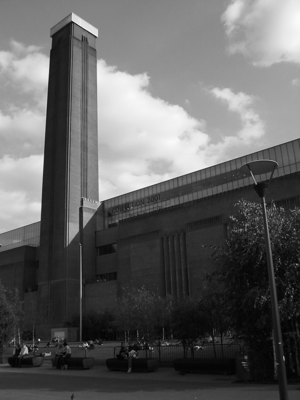
%> input picture uebung01/London.png, 300 x 400 px
$ octave GradientCanny.m   (GNU Octave 9; MATLAB toolbox functions it lacks are replaced by stand-ins)
%> lines starting %> are read from the running program, lines starting %| are printed output that depends on the picture; in (x1, y1, x2, y2) boxes, pixels count from 0 and x2, y2 are one past the last pixel; in counts of white or black regions, pixels touching at a corner belong together; the program's own positions count from 1
clear all;  close all;  clc;

%read image
Image = imread('../uebung01/London.png');
%> Image is the input picture: size 400x300 uint8; min 0, max 252, mean 97.2
%transform to double to once and for all
Image = double(Image);
%> Image: size 400x300 double

%plot the image
figure(1);
subplot(1,3,1);
imshow(uint8(Image));
title('Original');

%choose the filters
Sobel = 1;
if Sobel == 1
    DX = fspecial('sobel')';
    DY = fspecial('sobel');
else
    DX = fspecial('prewitt')';
    DY = fspecial('prewitt');
end

%apply the DX and DY filter
ImageDx = imfilter(Image, DX);
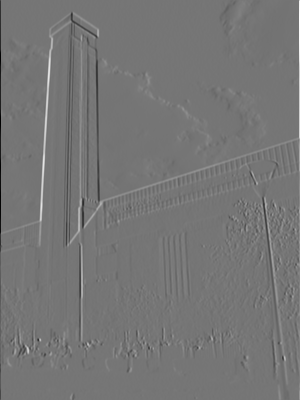
%> ImageDx: size 400x300 double; min -866, max 1007, mean 0.4; drawn with min black and max white
ImageDy = imfilter(Image, DY);
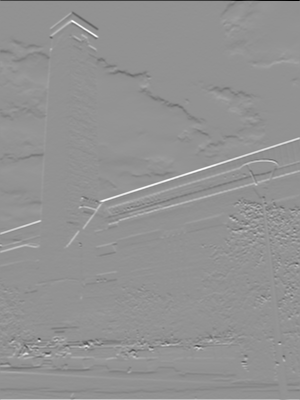
%> ImageDy: size 400x300 double; min -931, max 688, mean 0.7; drawn with min black and max white

%calculate the norm of the derviative
ImageDr = sqrt(ImageDx.*ImageDx+ImageDy.*ImageDy);
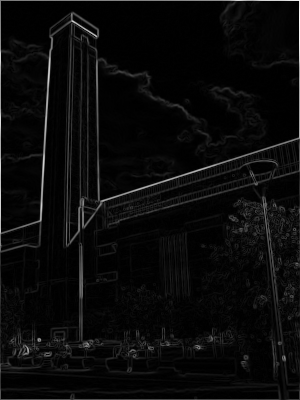
%> ImageDr: size 400x300 double; min 0, max 1007, mean 42.2; drawn with min black and max white
%plot it
subplot(1,3,2);
imshow(ImageDr, []);
title('dI/dr');

Threshold = 40;
%apply a certain threshold
EdgeImage = (ImageDr > Threshold);
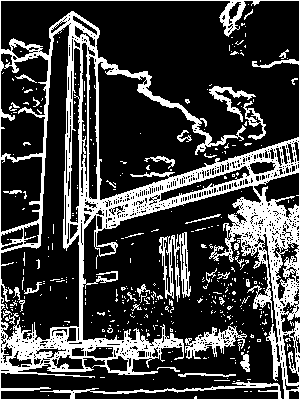
%> EdgeImage: size 400x300 logical; 24.9% white; 387 white regions (353 under 20 px), largest, box (x1, y1, x2, y2) and area: (0, 0, 300, 400) 24585, (159, 232, 191, 302) 950, (185, 326, 247, 359) 775
%plot it
subplot(1,3,3);
imshow(EdgeImage, []);
Title = sprintf('Edge Image using Threshold: %d', Threshold);
title(char(Title));

%upper and lower threshold for edge detection (relative to max gradient
%value)
Threshold = [0.0 0.15];
%width of Gaussian
Sigma = 0.1;
%apply a canny filter
EdgeCanny = edge(Image,'canny',Threshold,Sigma);%??????
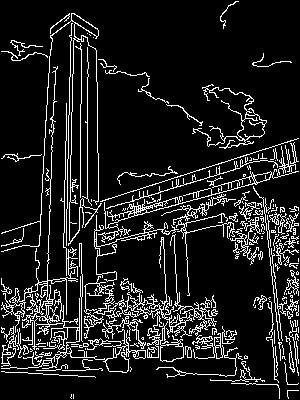
%> EdgeCanny: size 400x300 logical; 11.9% white in thin lines or dots
%plot it
figure(2)
subplot(1,2,1);
imshow(EdgeCanny, []);
Title = sprintf('Canny edge detection with thresholds: [%1.4f,%1.4f] and sigma %2.2f', Threshold(1), Threshold(2), Sigma);
title(char(Title));

Threshold = [0.0 0.15];
Sigma = 1;
%apply a canny filter
EdgeCanny = edge(Image,'canny',Threshold,Sigma);%??????
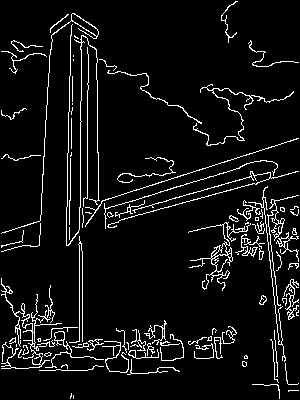
%> EdgeCanny: size 400x300 logical; 6.8% white in thin lines or dots
%plot it
figure(2)
subplot(1,2,2);
imshow(EdgeCanny, []);
Title = sprintf('Canny edge detection with thresholds: [%1.4f,%1.4f] and sigma %2.2f', Threshold(1), Threshold(2), Sigma);
title(char(Title));
